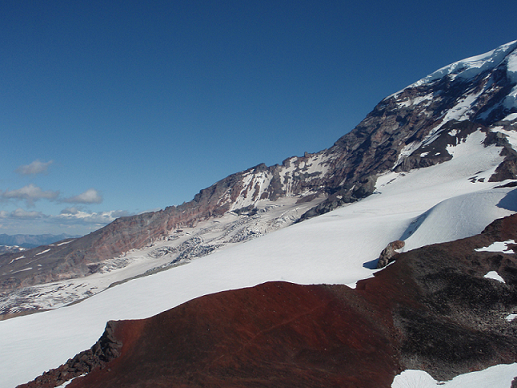
#> input picture Rainier0.png, 517 x 388 px
$ jupyter execute panorama.ipynb
#> lines starting #> are read from the running program, lines starting #| are printed output that depends on the picture
[cell 1]
import numpy as np
import random
import cv2 as cv
from skimage import filters
from skimage.feature import corner_peaks
import matplotlib.pyplot as plt
plt.rcParams['figure.dpi'] = 500

[cell 2]
def rgb2gray(rgb):
    r, g, b = rgb[:,:,0], rgb[:,:,1], rgb[:,:,2]
    gray = 0.2989 * r + 0.5870 * g + 0.1140 * b
    return gray

[cell 3]
def CornerResponse(img, window, sigma, alpha):
    Ix = filters.sobel_v(img)
    Iy = filters.sobel_h(img)
    ker = cv.getGaussianKernel(window, sigma = sigma)
    Ixx = cv.filter2D(Ix ** 2, -1, ker)
    Ixy = cv.filter2D(Ix * Iy, -1, ker)
    Iyy = cv.filter2D(Iy ** 2, -1, ker)
    response = (Ixx * Iyy - Ixy ** 2) - alpha * (Ixx + Iyy) ** 2
    return response

def HarrisCornerDetector(img, window = 5, sigma = 2, alpha = 0.05, threshold = 0.04):
    response = CornerResponse(img, window, sigma, alpha)
    return corner_peaks(response, threshold_rel = threshold)

[cell 4]
def NormalizedCorrelation(img1, x1, y1, img2, x2, y2, r):
    batch1 = img1[x1 - r : x1 + r + 1, y1 - r : y1 + r + 1]
    mu1 = np.mean(batch1)
    sigma1 = np.std(batch1)
    batch2 = img2[x2 - r : x2 + r + 1, y2 - r : y2 + r + 1]
    mu2 = np.mean(batch2)
    sigma2 = np.std(batch2)
    n = (2 * r - 1) ** 2
    corr = np.sum(((batch1 - mu1) / sigma1) * ((batch2 - mu2) / sigma2)) / n
    return corr

def FindMatchingPairs(img1, corners1, img2, corners2, r = 7, threshold = 0.999):
    h, w = img1.shape
    m, _ = corners1.shape
    n, _ = corners2.shape
    p1 = []
    p2 = []
    for i in range(m):
        if r <= corners1[i, 0] <= h - r - 1 and r <= corners1[i, 1] <= w - r - 1:
            for j in range(n):
                if r <= corners2[j, 0] <= h - r - 1 and r <= corners2[j, 1] <= w - r - 1:
                    if NormalizedCorrelation(img1, corners1[i, 0], corners1[i, 1], img2, corners2[j, 0], corners2[j, 1], r) > threshold:
                        p1.append(corners1[i])
                        p2.append(corners2[j])
    p1 = np.array(p1)
    p2 = np.array(p2)
    return p1, p2

[cell 5]
# [9 lines left out: function ComputeHomographyMatrix, not called in this run]

[cell 6]
# [21 lines left out: function RANSAC, not called in this run]

[cell 7]
# [7 lines left out: function BilinearInterpolation, not called in this run]

[cell 8]
# [16 lines left out: function ImageWrapping, not called in this run]

[cell 9]
img0 = cv.imread('Rainier0.png')
#> img0 is the input picture: shape (388, 517, 3); mean B, G, R 124.3, 104, 87.8
img1 = cv.imread('Rainier1.png')
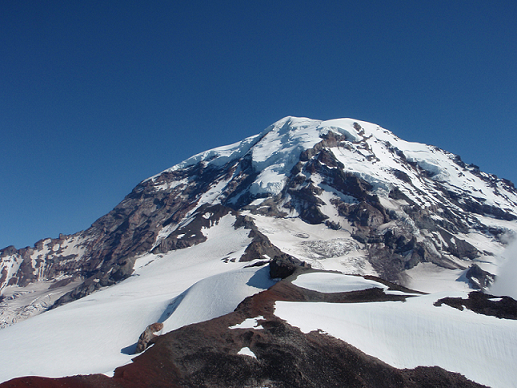
#> input picture Rainier1.png, 517 x 388 px
#> img1 is the input picture: shape (388, 517, 3); mean B, G, R 135.7, 109.3, 88.8
img2 = cv.imread('Rainier2.png')
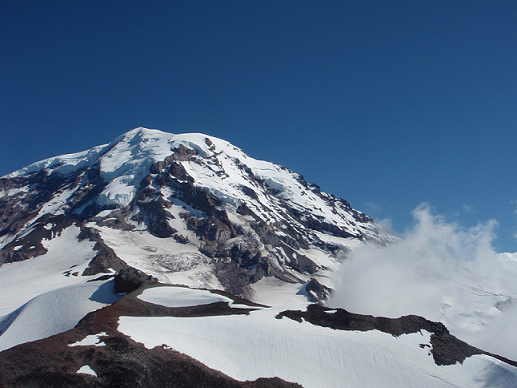
#> input picture Rainier2.png, 517 x 388 px
#> img2 is the input picture: shape (388, 517, 3); mean B, G, R 134.4, 107.9, 86
img3 = cv.imread('Rainier3.png')
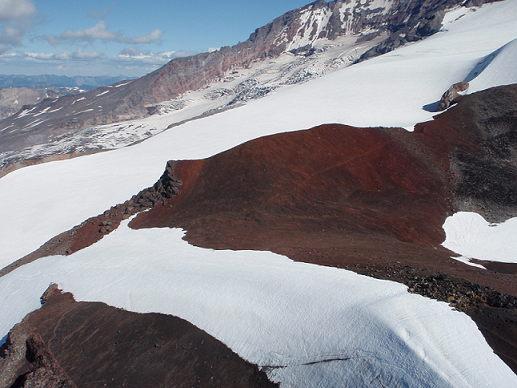
#> input picture Rainier3.png, 517 x 388 px
#> img3 is the input picture: shape (388, 517, 3); mean B, G, R 141.9, 135.2, 135.2
img4 = cv.imread('Rainier4.png')
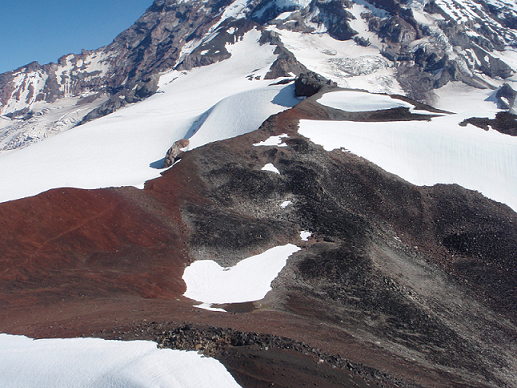
#> input picture Rainier4.png, 517 x 388 px
#> img4 is the input picture: shape (388, 517, 3); mean B, G, R 129.6, 122.8, 124.9
img5 = cv.imread('Rainier5.png')
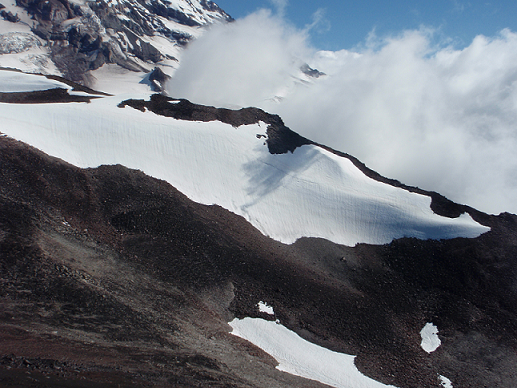
#> input picture Rainier5.png, 517 x 388 px
#> img5 is the input picture: shape (388, 517, 3); mean B, G, R 121.2, 113.8, 109.4

img0_gray = rgb2gray(img0)
img1_gray = rgb2gray(img1)
img2_gray = rgb2gray(img2)
#> in rgb2gray (call 3), `r, g, b = rgb[:,:,0], rgb[:,:,1], rgb[:,:,2]`:
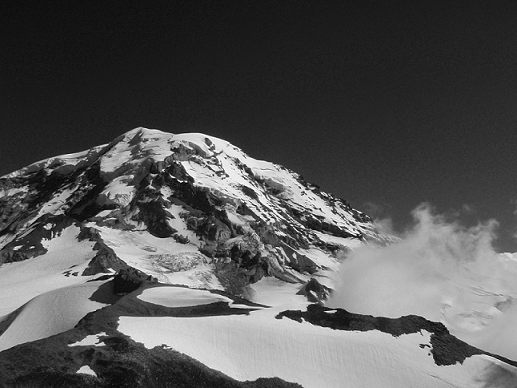
#> b: shape (388, 517); min 0, max 255, mean 86
img3_gray = rgb2gray(img3)
img4_gray = rgb2gray(img4)
img5_gray = rgb2gray(img5)

[cell 10]
corners0 = HarrisCornerDetector(img0_gray)
#> in CornerResponse, `response = (Ixx * Iyy - Ixy ** 2) - alpha * (Ixx + Iyy) ** 2`:
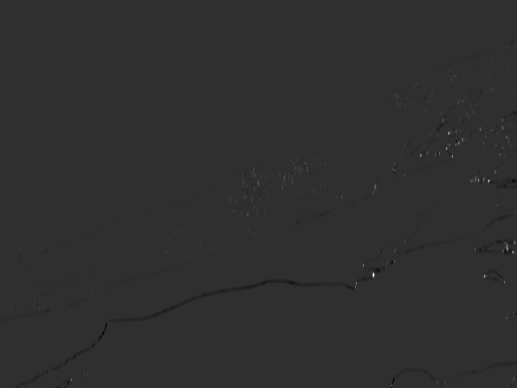
#> response: shape (388, 517) float64; min -30751302.1, max 135478981.9, mean -28896.3; drawn with min black and max white
#> corners0 = 185 pairs, first value 69 to 385, second value 20 to 514
corners1 = HarrisCornerDetector(img1_gray)
#> call 2 of CornerResponse, with window = 5, sigma = 2, alpha = 0.05
#> in CornerResponse (call 2), `Iyy = cv.filter2D(Iy ** 2, -1, ker)`:
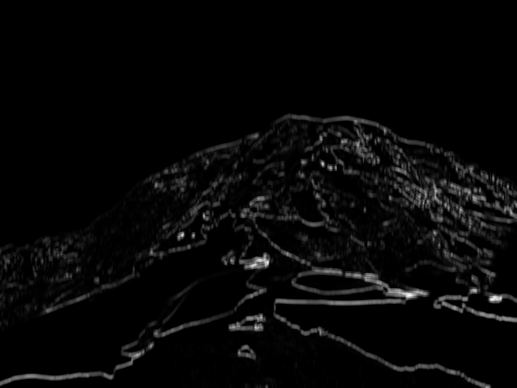
#> Iyy: shape (388, 517) float64; min 0.0036, max 27687.8, mean 846.2; drawn with min black and max white
#> corners1 = 497 pairs, first value 121 to 374, second value 1 to 513
corners2 = HarrisCornerDetector(img2_gray)
#> call 3 of CornerResponse, with window = 5, sigma = 2, alpha = 0.05
#> in CornerResponse (call 3), `Ixy = cv.filter2D(Ix * Iy, -1, ker)`:
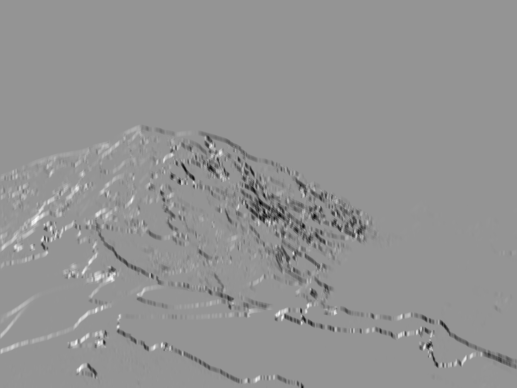
#> Ixy: shape (388, 517) float64; min -9979, max 7137.5, mean -83.6; drawn with min black and max white
#> in CornerResponse (call 3), `response = (Ixx * Iyy - Ixy ** 2) - alpha * (Ixx + Iyy) ** 2`:
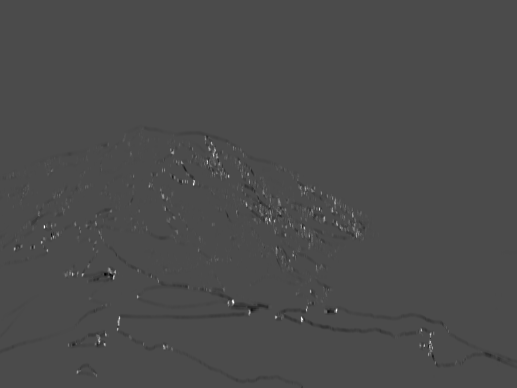
#> response: shape (388, 517) float64; min -37208272.4, max 89091776.9, mean 32472.4; drawn with min black and max white
#> corners2 = 542 pairs, first value 136 to 375, second value 8 to 456
corners3 = HarrisCornerDetector(img3_gray)
#> corners3 = 136 pairs, first value 2 to 383, second value 9 to 496
corners4 = HarrisCornerDetector(img4_gray)
#> corners4 = 311 pairs, first value 1 to 367, second value 1 to 515
corners5 = HarrisCornerDetector(img5_gray)
#> corners5 = 149 pairs, first value 1 to 385, second value 1 to 490

p1, p2 = FindMatchingPairs(img0_gray, corners0, img1_gray, corners1)
p3, p4 = FindMatchingPairs(img1_gray, corners1, img2_gray, corners2)
p5, p6 = FindMatchingPairs(img0_gray, corners0, img3_gray, corners3)
p7, p8 = FindMatchingPairs(img1_gray, corners1, img4_gray, corners4)
p9, p10 = FindMatchingPairs(img2_gray, corners2, img5_gray, corners5)
